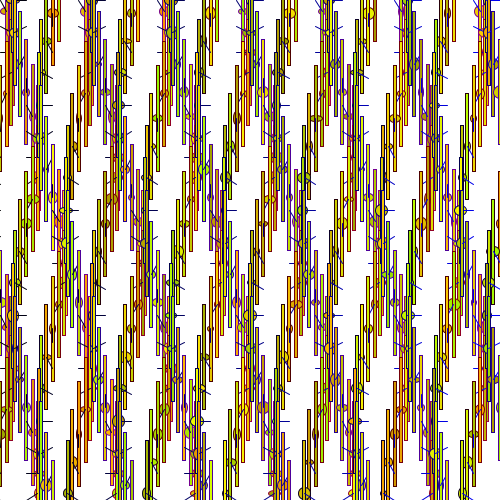
Frame 1 (no input)
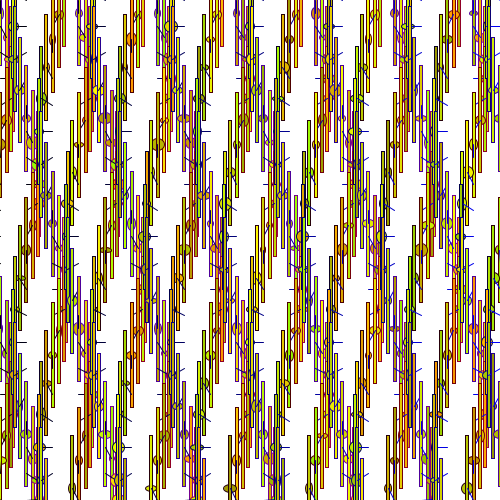
Frame 60 (the mouse pressed at the canvas centre just before this capture)
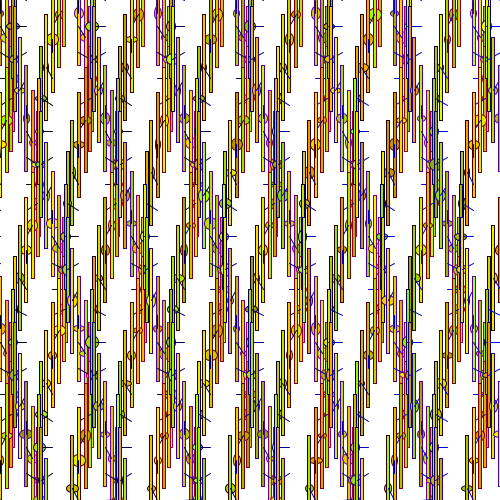
Frame 120 (the mouse held since frame 60 and released just before this capture)

The Processing sketch that drew these frames (run headless with seeded random() and noise(); from frame 60 on, the mouse is pressed at the canvas centre):

// Processing sketch: processing_152148
// ── processing_152148.pde

/*
 * Creative Coding
 * Week 2, 05 - Moving Patterns 1
 * by Julio Montabes after an original by Indae Hwang and Jon McCormack
 * Copyright (c) 2014 Monash University
 *
 * This sketch builds on the previous sketches, drawing shapes based on the
 * current framerate. The movement of individual shapes combine to create a
 * gestalt field of motion. Use the arrow keys on your keyboard to change the
 * frame rate. 
 * 
 */

// variable used to store the current frame rate value
int frame_rate_value;

void setup() {
  size(500, 500);

  frame_rate_value = 6;
  frameRate(frame_rate_value);
  rectMode(CENTER);
  background(255);
}


void draw() {

  background(255);

  int num = 20;
  int margin = 0;
  float gutter = 0; //distance between each cell
  float cellsize = ( width - (2 * margin) - gutter * (num - 1) ) / (num - 1);

  int circleNumber = 0; // counter
  for (int i=0; i<num; i++) {
    for (int j=0; j<num; j++) {
      circleNumber = (i * num) + j; // different way to calculate the circle number from w2_04

      float tx = margin + cellsize * i + gutter * i;
      float ty = margin + cellsize * j + gutter * j;

      movingCircle(tx, ty, cellsize, circleNumber);
    }
  }
} //end of draw 


void movingCircle(float x, float y, float size, int circleNum) {

  float finalAngle;
  finalAngle = frameCount + circleNum;

  //the rotating angle for each tempX and tempY postion is affected by frameRate and angle;  
  float tempX = x + (size / 2) * sin(PI / frame_rate_value * finalAngle);
  float tempY = y + (size / 2) * cos(PI / frame_rate_value * finalAngle);

  noStroke();
  //fill(0);
  fill(random(150,255),random(150,255),0);
  stroke(map(sin(PI / frame_rate_value * finalAngle),-1,1,0,155),0,map(cos(PI / frame_rate_value * finalAngle),-1,1,0,155));
  ellipse(tempX, tempY, random(size/5, size/2), random(size/5,size/2));
  rect(tempX, tempY, 3, size*4);
  stroke(0);
  noFill();
  //stroke(0);
  //stroke(0,0,255);
  stroke(0,0,map(circleNum,1,400,0,255));
  line(x, y, tempX, tempY);
}


/*
 * keyReleased function
 *
 * called automatically by Processing when a keyboard key is released
 */
void keyReleased() {

  // right arrow -- increase frame_rate_value
  if (keyCode == RIGHT && frame_rate_value < 60) {
    frame_rate_value++;
  }

  // left arrow -- decrease frame_rate_value
  if ( keyCode == LEFT && frame_rate_value > 1) {
    frame_rate_value--;
  }

  // set the frameRate and print current value on the screen
  frameRate(frame_rate_value);
  println("Current frame Rate is: " + frame_rate_value);
}
